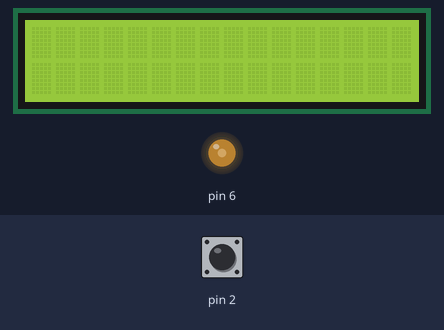
Bench run of a sketch on a simulated Arduino Uno, built with avr-gcc and run on an emulated ATmega328P. Parts: 16×2 character LCD, output pins drawn as LEDs (lit = HIGH). The inputs (shaded band) are chosen by the test bench; at power-on: pin 2 HIGH. What the sketch prints to the serial monitor is not drawn.

Above: at 1.2 s.
1.3 s: pin 2 pulsed LOW 5 times (0.12 s each, 0.3 s apart)
At 1.65 s:
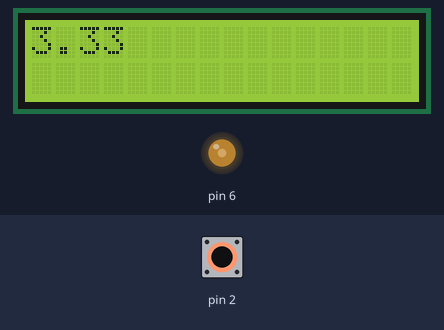
4.3 s: pin 2 driven LOW
At 4.35 s:
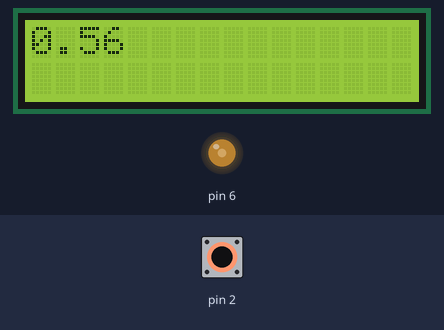
Timing chart, 0 to 7.3 s (numbered marks = the images above; inputs shaded):
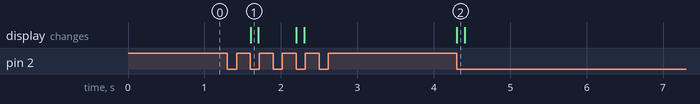

Measured:
- after the input at 1.3 s, the display: changes after 0.30 s (image 1)
- after the input at 4.3 s, the display: changes at once (image 2)

The sketch:

workshop_6_-_digital_read.ino
```cpp
/*
http://www.circuitstoday.com/transistor-phase-shift-oscillator

micros()
Returns the number of microseconds since the Arduino board began running the current program. This number will overflow (go back to zero), after approximately 70 minutes. On 16 MHz Arduino boards, this function has a resolution of four microseconds (i.e. the value returned is always a multiple of four). On 8 MHz Arduino boards, this function has a resolution of eight microseconds.
*/

#include <math.h>
/* LCD */
#include <LiquidCrystal.h>
LiquidCrystal lcd(8, 9, 10, 11, 12, 13);
/* /LCD */

unsigned long T;
float temperature;
double frequency;

void setup() {
	Serial.begin(9600);	// Serial
	/* LCD */
	pinMode(6, OUTPUT);
	analogWrite(6, 102);
	lcd.begin(16, 2);
	/* /LCD */
}

void loop() {
	lcd.clear();

	while (digitalRead(2) == LOW) { }
	while (digitalRead(2) == HIGH) { }

	T = micros();	// time stamp (microsecond μs)
	while (digitalRead(2) == LOW) { }
	while (digitalRead(2) == HIGH) { }
	T = micros() - T;

	frequency = 1.0E6 / T;
	temperature = -8.21348439400922e-15* pow(frequency, 6) + 4.74098569671001e-11 * pow(frequency, 5) - 1.13481543538420e-07 * pow(frequency, 4) + 0.000144332584842160 * pow(frequency, 3) - 0.103046301646736 * pow(frequency, 2) + 39.3415189755248 * frequency - 6298.20570538785;

	/* Serial */
	Serial.println(frequency, 6);
	Serial.println(temperature);
	/* /Serial */

	/* LCD */
	lcd.setCursor(0, 0);
	lcd.print(frequency);
	/* /LCD */

	delay(100);
}
```
